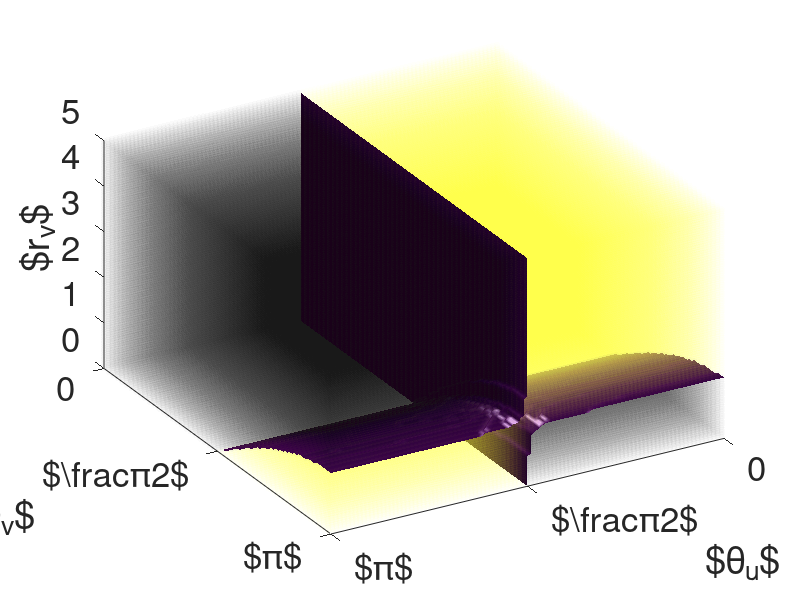

This chart was generated by the following MATLAB code: (Note: this script raises an error after producing the figure.)
clear all
close all
clc

for r_u=[0.01 0.1 1 10];
    clf
n=100;
[theta_u,theta_v,r_v]=meshgrid(linspace(0,pi,n),linspace(0,pi,n),linspace(0,5,100));
f=4*cos(theta_v).*cos(theta_u)/3+cos(theta_u).*r_v-cos(theta_v).*r_u;
g=double(f>0);
hh=g;
hh(hh==0)=nan;


isosurface(theta_u,theta_v,r_v,g)
hold on
h=scatter3(theta_u(1:2:end),theta_v(1:2:end),r_v(1:2:end),20,hh(1:2:end),'filled');
xlabel('$\theta_u$')
ylabel('$\theta_v$')
zlabel('$r_v$')
alpha = 0.02;
view([150 40])
% view([-40 40])
% N = h.MarkerHandle.FaceColorData;
% N(4,:) = alpha;
% h.MarkerHandle.FaceColorData = N;
set(h, 'MarkerEdgeAlpha', alpha, 'MarkerFaceAlpha', alpha)
axis tight

xticks([0:pi/2:pi])
yticks([0:pi/2:pi])
xticklabels({0,'$\frac{\pi}{2}$','$\pi$'})
yticklabels({0,'$\frac{\pi}{2}$','$\pi$'})

set(gca,'fontsize',25)
export_fig(['../Latex/Pictures/Instability_movement_region_ru_',num2str(r_u),'_.png'],'-r300')
% pause(1)
end